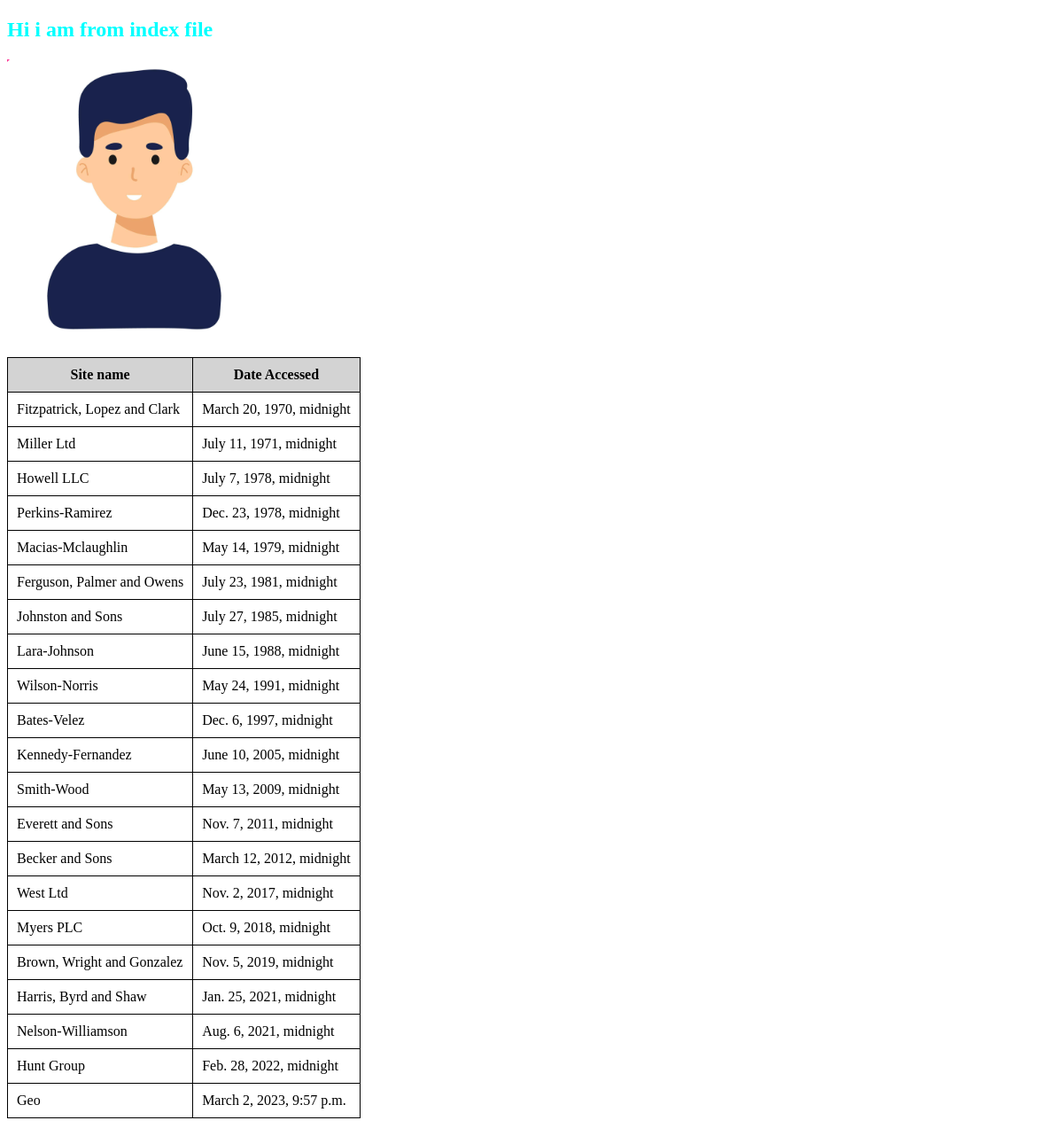
The page / on the database its author committed.
### firstapp/models.py (models this page shows, shortened)
class AccessRecord(models.Model):
    name= models.ForeignKey(Webpage,on_delete=models.CASCADE)
    date=models.DateTimeField()

class Webpage(models.Model):
    topic=models.ForeignKey(Topic,on_delete=models.CASCADE)
    name = models.CharField(max_length=244,unique=True)
    url=models.URLField(unique=True)
    def __str__(self):
        return self.name

### firstapp/views.py (the view)
# urls.py: path('',views.index,name='index'), # An empty string represents the root of this app. Pass a reference to index function. Don't call it with ().
def index(request):  # django uses request object so we have to pass it to function index.
    Webpagelist=AccessRecord.objects.order_by("date")
    date_dict={'acc_rec':Webpagelist}
    return render(request, 'firstapp/index.html',context=date_dict)

### templates/firstapp/index.html (shortened to what this page needs)
<!DOCTYPE html>
{% load static %}
<html lang="en">
  <head>
    <link rel="stylesheet" href="{% static 'css/mystyle.css' %}" />
  </head>
  <body>
    <h2>Hi i am from index file</h2>
    <img src="{% static 'images/pic.png' %}" alt="oh no show" />
    <br />
    <div>
      {% if acc_rec %}
      <table>
        <thead>
          <th>Site name</th>
          <th>Date Accessed</th>
        </thead>
        <tbody>
          {% for acc in acc_rec %}
          <tr>
            <td>{{acc.name}}</td>
            <td>{{acc.date}}</td>
          </tr>
          {% endfor %}
        </tbody>
      </table>
      {% else %}
      <p>No Access record found</p>
      {% endif %}
    </div>
  </body>
</html>

### static/css/mystyle.css (style rules this page uses)
h2 { color: aqua; }

### templates/firstapp/index.html (style rules this page uses)
table { border-collapse: collapse; margin: 20px 0; }
th, td { border: 1px solid black; padding: 10px; }
th { background-color: lightgray; }

### rows shown on the page
AccessRecord: name "Fitzpatrick, Lopez and Clark", date "March 20, 1970, midnight"
AccessRecord: name "Miller Ltd", date "July 11, 1971, midnight"
AccessRecord: name "Howell LLC", date "July 7, 1978, midnight"
AccessRecord: name "Perkins-Ramirez", date "Dec. 23, 1978, midnight"
AccessRecord: name "Macias-Mclaughlin", date "May 14, 1979, midnight"
AccessRecord: name "Ferguson, Palmer and Owens", date "July 23, 1981, midnight"
AccessRecord: name "Johnston and Sons", date "July 27, 1985, midnight"
AccessRecord: name "Lara-Johnson", date "June 15, 1988, midnight"
AccessRecord: name "Wilson-Norris", date "May 24, 1991, midnight"
AccessRecord: name "Bates-Velez", date "Dec. 6, 1997, midnight"
AccessRecord: name "Kennedy-Fernandez", date "June 10, 2005, midnight"
AccessRecord: name "Smith-Wood", date "May 13, 2009, midnight"
AccessRecord: name "Everett and Sons", date "Nov. 7, 2011, midnight"
AccessRecord: name "Becker and Sons", date "March 12, 2012, midnight"
AccessRecord: name "West Ltd", date "Nov. 2, 2017, midnight"
AccessRecord: name "Myers PLC", date "Oct. 9, 2018, midnight"
AccessRecord: name "Brown, Wright and Gonzalez", date "Nov. 5, 2019, midnight"
AccessRecord: name "Harris, Byrd and Shaw", date "Jan. 25, 2021, midnight"
AccessRecord: name "Nelson-Williamson", date "Aug. 6, 2021, midnight"
AccessRecord: name "Hunt Group", date "Feb. 28, 2022, midnight"
AccessRecord: name "Geo", date "March 2, 2023, 9:57 p.m."
